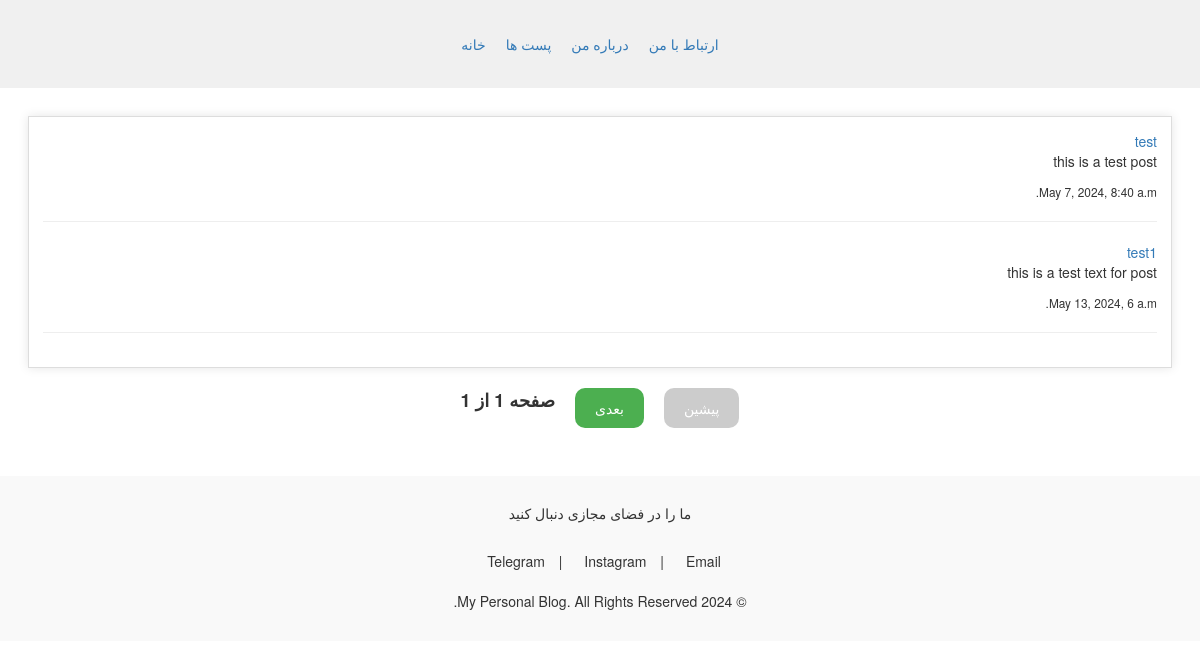
The app's page /posts/, older data.
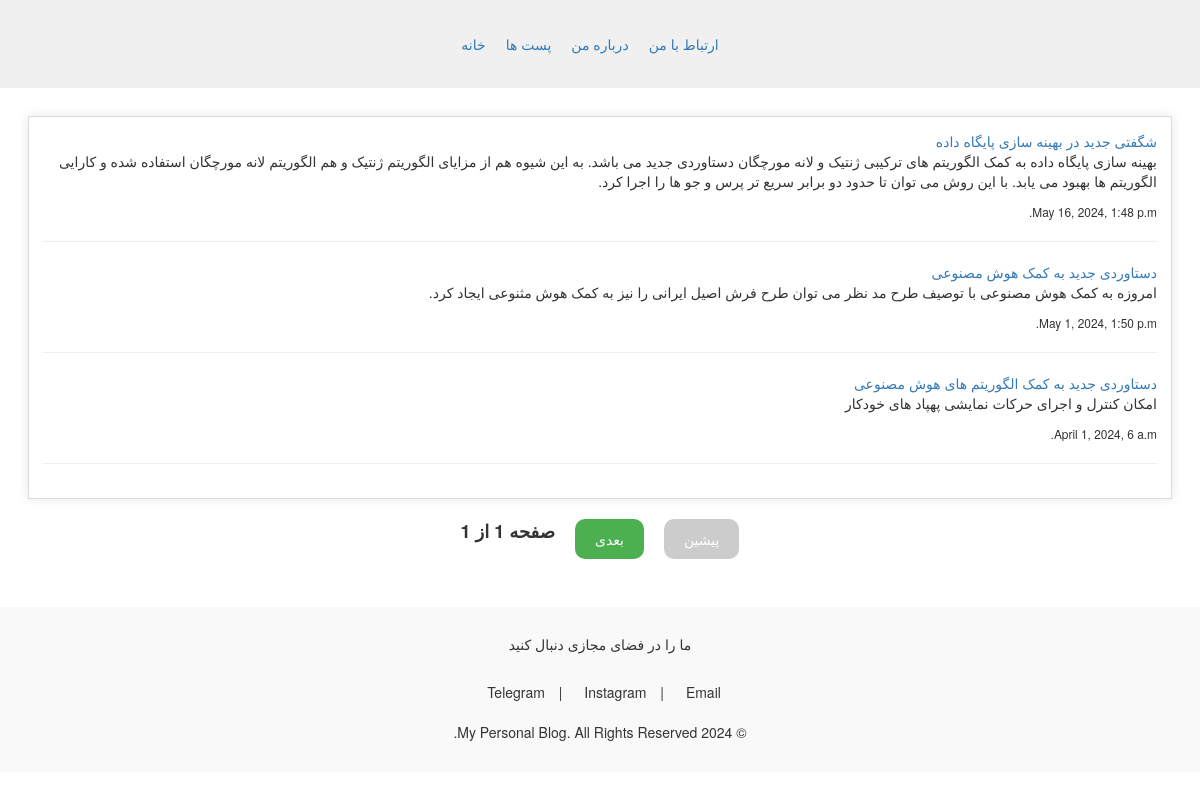
The same page, newer data.
### post/models.py (models this page shows)
class Post(models.Model):
    title = models.CharField(max_length=50)
    body = models.TextField()
    date = models.DateTimeField()

### post/views.py (the view)
# urls.py: path('posts/', include('post.urls')),
def posts(request):
    posts_list = Post.objects.all()
    paginator = Paginator(posts_list, 50)
    page = request.GET.get('page')
    if page == None:
        page=1
    try:
        posts = paginator.page(page)
    except PageNotAnInteger:
        posts = paginator.page(1)
    except EmptyPage:
        posts = paginator.page(paginator.num_pages)
    return render(request, 'posts.html', context={'posts':posts,
                                                'page': page,
                                                'totalPages':paginator.num_pages})

### templates/posts.html (shortened to what this page needs)
{% extends "base.html" %}
{% load static %}
{% block header_links %}
    <link rel="stylesheet" href="{% static 'posts.css' %}">
{% endblock header_links %}
{% block content %}
<main>
    <section class="post-list">
        {% for post in posts %}
        <a href=" {% url 'details' post.id %} "> {{ post.title }} </a>
        <p> {{  post.body  }} </p>
        <small> {{ post.date }} </small><hr/>
        {% endfor %}
    </section>
    <div class="pagination">
        <button class="prev" disabled>پیشین</button>
        <button class="next">بعدی</button>
        <span class="page-number">صفحه {{ page }} از {{ totalPages }}</span>
    </div>
</main>
{% endblock content %}

### templates/base.html (shortened to what this page needs)
{% load static %}
<!DOCTYPE html>
<html lang="fa">
<head>
    <link rel="stylesheet" href= "{% static 'styles.css' %}" >
    <link rel="stylesheet" href="https://maxcdn.bootstrapcdn.com/bootstrap/3.3.7/css/bootstrap.min.css">
    {% block header_links %}{% endblock header_links %}
</head>
<body>
    <header>
        <nav>
            <ul>
                <li><a href= " {% url "contact" %} " >ارتباط با من</a></li>
                <li><a href=" {% url "about" %} ">درباره من</a></li>
                <li><a href=" {% url "posts" %} ">پست ها</a></li>
                <li><a href=" {% url "home" %} ">خانه</a></li>
            </ul>
        </nav>
    </header>
    {% block content %}{% endblock content %}
    <footer>
        <h5> ما را در فضای مجازی دنبال کنید </h5>
        <div class="virtual-spaces">
            <a href="https://t.me/hamidr_bz" target="_blank">Telegram</a> |
            <a href="https://www.instagram.com/hamidreza_bazyar2000" target="_blank">Instagram</a> |
            <a href="mailto:h.r.bz1381@gmail.com" target="_blank">Email</a>
          </div>
          <p>© 2024 My Personal Blog. All Rights Reserved.</p>
    </footer>
</body>
</html>

### static/styles.css (style rules this page uses)
body { direction: rtl; font-family: Arial, sans-serif; margin: 0; padding: 0; height: 90%; }
header { background-color: #f0f0f0; padding: 1em; text-align: center; }
nav ul { list-style: none; margin: 0; padding: 20px; display: flex; justify-content: center; }
nav li { margin-right: 20px; }
nav a { color: #337ab7; text-decoration: none; }
main { display: flex; flex-direction: column; align-items: center; padding: 2em; }
section { background-color: #fff; padding: 1em; border: 1px solid #ddd; box-shadow: 0 0 10px rgba(0, 0, 0, 0.1); }
footer { background-color: #f9f9f9; padding: 20px; text-align: center; }
footer a { color: #337ab7; text-decoration: none; }
.virtual-spaces a { color: #337ab7; text-decoration: none; margin-right: 10px; }
.virtual-spaces { text-align: center; padding: 20px; }
.virtual-spaces a { text-decoration: none; color: #333; margin: 0 10px; }

### static/posts.css (style rules this page uses)
.post-list { justify-content: center; }
.pagination { display: flex; justify-content: center; margin-top: 20px; }
.prev,.next { margin: 0 10px; padding: 10px 20px; border: none; border-radius: 10px; background-color: #4CAF50; color: #fff; cursor: pointer; }
.prev:disabled { background-color: #ccc; cursor: not-allowed; }
.page-number { margin: 0 10px; font-size: 18px; font-weight: bold; }

Row changes from the older to the newer data that the page shows:
removed Post: title "test", body "this is a test post", date "May 7, 2024, 8:40 a.m."
removed Post: title "test1", body "this is a test text for post", date "May 13, 2024, 6 a.m."
added Post: title "شگفتی جدید در بهینه سازی پایگاه داده", body "بهینه سازی پایگاه داده به کمک الگوریتم های ترکیبی ژنتیک و لانه مورچگان دستاوردی جدید می باشد. به این شیوه هم از مزایای الگوریتم ژنتیک و هم الگوریتم لانه مورچگان استفاده شده و کارایی الگوریتم ها بهبود می یابد. با این روش می توان تا حدود دو برابر سریع تر پرس و جو ها را اجرا کرد.", date "May 16, 2024, 1:48 p.m."
added Post: title "دستاوردی جدید به کمک هوش مصنوعی", body "امروزه به کمک هوش مصنوعی با توصیف طرح مد نظر می توان طرح فرش اصیل ایرانی را نیز به کمک هوش مثنوعی ایجاد کرد.", date "May 1, 2024, 1:50 p.m."
added Post: title "دستاوردی جدید به کمک الگوریتم های هوش مصنوعی", body "امکان کنترل و اجرای حرکات نمایشی پهپاد های خودکار", date "April 1, 2024, 6 a.m."
